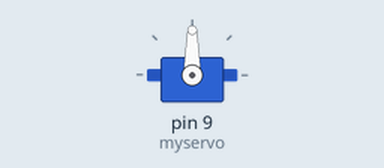
The sketch below on a simulated Arduino Uno, built with avr-gcc and run on an emulated ATmega328P. Parts: servo.

Above: at 0.05 s.
At 2.0 s:
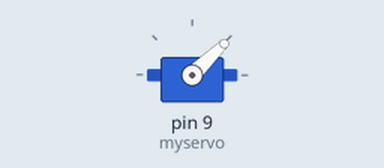
At 4.0 s:
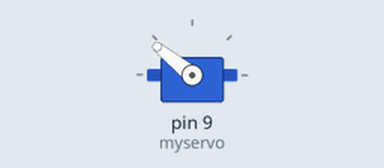
Timing chart, 0 to 5.2 s (numbered marks = the images above):
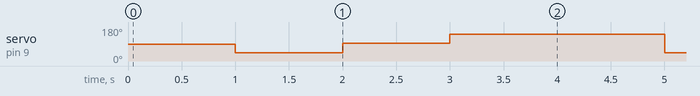

The sketch:

Tarea_3.1.ino
```cpp
#include <Servo.h>

Servo myservo; // los valores extremos de nuestro servo son 550us y 2470us

void setup() {
  myservo.attach(9);
}

void loop() {
  delay(1000);
  myservo.writeMicroseconds(1000);
  delay(1000);
  myservo.writeMicroseconds(1500);
  delay(1000);
  myservo.writeMicroseconds(2000);
  delay(1000);
}
```

Measured:
- by itself, servo on pin 9 (myservo): repeats every 4.0 s: 93° 1.0 s, 141° 2.0 s, 44° 1.0 s
